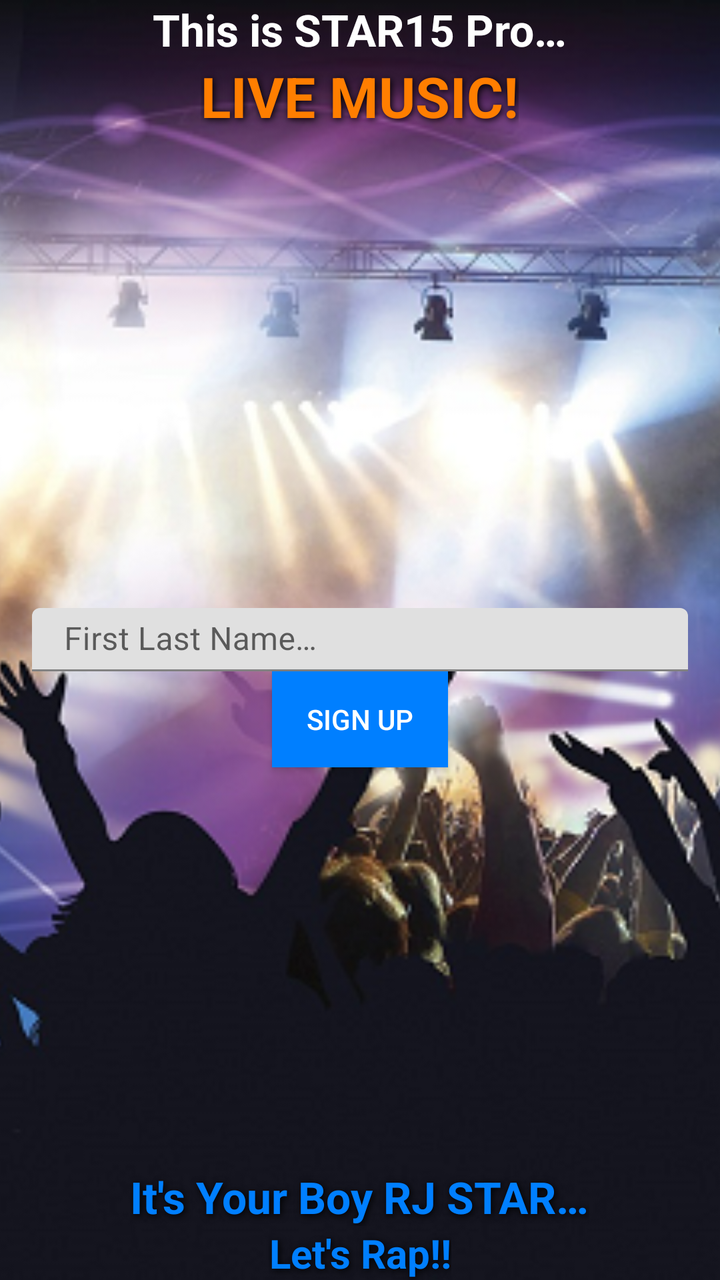
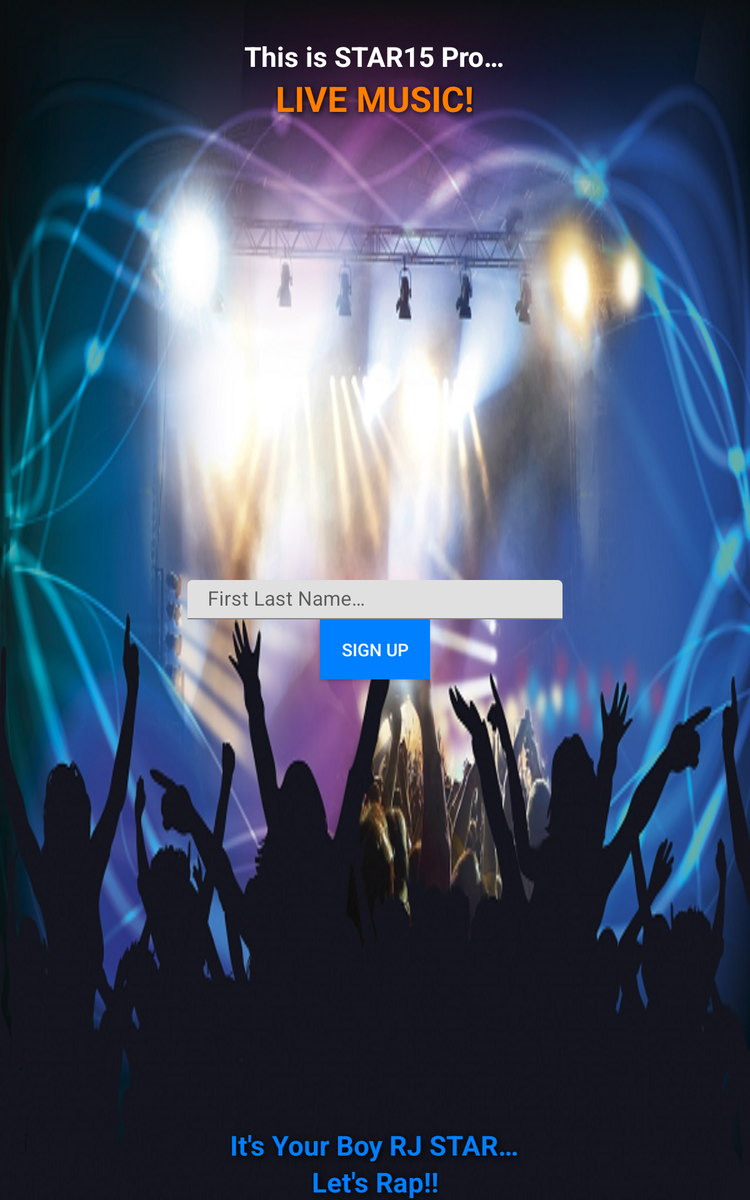

The same Android screen from two of the app's own layout files: first res/layout/ as a phone draws it, then the author's variant for another configuration, drawn on a device whose configuration selects that folder. Both files follow.
<!-- AndroidManifest.xml: fallback theme Theme.MaterialComponents.DayNight.NoActionBar -->
<!-- res/layout/startup.xml -->
<?xml version="1.0" encoding="utf-8"?>
<FrameLayout xmlns:android="http://schemas.android.com/apk/res/android"
    xmlns:app="http://schemas.android.com/apk/res-auto"
    android:id="@+id/startup_fl"
    android:layout_width="match_parent"
    android:layout_height="match_parent">

    <ImageView
        android:id="@+id/startup_iv"
        android:layout_width="match_parent"
        android:layout_height="match_parent"
        android:scaleType="centerCrop"
        android:src="@mipmap/back_14" />

    <RelativeLayout
        android:id="@+id/rLayout"
        android:layout_width="match_parent"
        android:layout_height="match_parent"
        android:paddingEnd="16dp"
        android:paddingLeft="16dp"
        android:paddingRight="16dp"
        android:paddingStart="16dp">

        <TextView
            android:id="@+id/mHTag"
            android:layout_width="wrap_content"
            android:layout_height="wrap_content"
            android:layout_alignParentTop="true"
            android:layout_centerHorizontal="true"
            android:text="@string/first_head"
            android:textColor="#fff"
            android:textSize="@dimen/text_size_heads"
            android:textStyle="bold" />

        <TextView
            android:id="@+id/mHTag2"
            android:layout_width="wrap_content"
            android:layout_height="wrap_content"
            android:layout_below="@id/mHTag"
            android:layout_centerHorizontal="true"
            android:gravity="center"
            android:shadowColor="#000"
            android:shadowDx="2"
            android:shadowDy="2"
            android:shadowRadius="8"
            android:text="@string/second_head"
            android:textColor="#FF7E00"
            android:textSize="28sp"
            android:textStyle="bold" />

        <TextView
            android:id="@+id/un_ex"
            android:layout_width="match_parent"
            android:layout_height="wrap_content"
            android:layout_above="@+id/su_et"
            android:shadowColor="#000"
            android:shadowDx="2"
            android:shadowDy="2"
            android:shadowRadius="8"
            android:textColor="#fff"
            android:textStyle="bold" />

        <android.support.design.widget.TextInputLayout
            android:id="@+id/su_et"
            android:layout_width="match_parent"
            android:layout_height="wrap_content"
            android:layout_centerInParent="true"
            app:errorTextAppearance="@style/TIL_Error"
            app:hintTextAppearance="@style/TIL">

            <EditText
                android:id="@+id/signupName"
                android:layout_width="match_parent"
                android:layout_height="wrap_content"
                android:focusable="true"
                android:hint="@string/sn_hint"
                android:inputType="textCapWords"
                android:nextFocusDown="@+id/suB"
                android:padding="5dp"
                android:textColor="#fff" />
        </android.support.design.widget.TextInputLayout>


        <Button
            android:id="@+id/suB"
            android:layout_width="wrap_content"
            android:layout_height="wrap_content"
            android:layout_below="@id/su_et"
            android:layout_centerHorizontal="true"
            android:layout_centerVertical="true"
            android:background="@color/azure"
            android:contentDescription="@string/sign_up"
            android:focusable="true"
            android:nextFocusUp="@id/signupName"
            android:text="@string/sb"
            android:textColor="#fff" />

        <TextView
            android:id="@+id/mTag2"
            android:layout_width="wrap_content"
            android:layout_height="wrap_content"
            android:layout_alignParentBottom="true"
            android:layout_centerHorizontal="true"
            android:gravity="center"
            android:shadowColor="#000"
            android:shadowDx="2"
            android:shadowDy="2"
            android:shadowRadius="8"
            android:text="@string/lr"
            android:textColor="@color/azure"
            android:textSize="@dimen/text_size_20"
            android:textStyle="bold" />

        <TextView
            android:id="@+id/mTag"
            android:layout_width="wrap_content"
            android:layout_height="wrap_content"
            android:layout_above="@id/mTag2"
            android:layout_centerHorizontal="true"
            android:shadowColor="#000"
            android:shadowDx="2"
            android:shadowDy="2"
            android:shadowRadius="8"
            android:text="@string/suboy"
            android:textColor="@color/azure"
            android:textSize="@dimen/text_size_heads"
            android:textStyle="bold" />

    </RelativeLayout>
</FrameLayout>
<!-- resources referenced by this layout -->
<resources>
  <color name="azure">#007FFF</color>
  <dimen name="text_size_20">20sp</dimen>
  <dimen name="text_size_heads">22sp</dimen>
  <!-- mipmap back_14: png bitmap (mipmap-hdpi, 367683 bytes) -->
  <string name="first_head">This is STAR15 Pro…</string>
  <string name="lr">Let\'s Rap!!</string>
  <string name="sb">Sign Up</string>
  <string name="second_head">LIVE MUSIC!</string>
  <string name="sign_up">Sign Up Button</string>
  <string name="sn_hint">First Last Name…</string>
  <string name="suboy">It\'s Your Boy RJ STAR…</string>
  <style name="TIL" parent="android:style/TextAppearance">
          <item name="android:textSize">25sp</item>
          <item name="android:textColor">@color/colorAccent</item>
      </style>
  <style name="TIL_Error" parent="android:style/TextAppearance">
          <item name="android:textSize">15sp</item>
          <item name="android:textColor">@color/colorPrimary</item>
      </style>
  <color name="colorAccent">#448AFF</color>
  <color name="colorPrimary">#F44336</color>
</resources>
<!-- res/layout-sw600dp-port/startup.xml (the author's variant of the layout above) -->
<!-- drawn on a 7-inch tablet held upright -->
<?xml version="1.0" encoding="utf-8"?>
<FrameLayout xmlns:android="http://schemas.android.com/apk/res/android"
    xmlns:app="http://schemas.android.com/apk/res-auto"
    android:layout_width="match_parent"
    android:layout_height="match_parent">

    <ImageView
        android:id="@+id/startup_iv"
        android:layout_width="match_parent"
        android:layout_height="match_parent"
        android:scaleType="fitXY"
        android:src="@mipmap/back_14" />

    <RelativeLayout
        android:id="@+id/rLayout"
        android:layout_width="match_parent"
        android:layout_height="match_parent"
        android:paddingEnd="@dimen/sides"
        android:paddingLeft="@dimen/sides"
        android:paddingRight="@dimen/sides"
        android:paddingStart="@dimen/sides"
        android:paddingTop="30dp">

        <TextView
            android:id="@+id/mHTag"
            android:layout_width="wrap_content"
            android:layout_height="wrap_content"
            android:layout_alignParentTop="true"
            android:layout_centerHorizontal="true"
            android:text="@string/first_head"
            android:textColor="#fff"
            android:textSize="@dimen/text_size_heads"
            android:textStyle="bold" />

        <TextView
            android:id="@+id/mHTag2"
            android:layout_width="wrap_content"
            android:layout_height="wrap_content"
            android:layout_below="@id/mHTag"
            android:layout_centerHorizontal="true"
            android:gravity="center"
            android:shadowColor="#000"
            android:shadowDx="2"
            android:shadowDy="2"
            android:shadowRadius="8"
            android:text="@string/second_head"
            android:textColor="#FF7E00"
            android:textSize="28sp"
            android:textStyle="bold" />

        <TextView
            android:id="@+id/un_ex"
            android:layout_width="match_parent"
            android:layout_height="wrap_content"
            android:layout_above="@+id/su_et"
            android:shadowColor="#000"
            android:shadowDx="2"
            android:shadowDy="2"
            android:shadowRadius="8"
            android:textColor="#fff"
            android:textStyle="bold" />

        <android.support.design.widget.TextInputLayout
            android:id="@+id/su_et"
            android:layout_width="match_parent"
            android:layout_height="wrap_content"
            android:layout_alignParentEnd="true"
            android:layout_alignParentLeft="true"
            android:layout_alignParentRight="true"
            android:layout_alignParentStart="true"
            android:layout_centerInParent="true"
            app:errorTextAppearance="@style/TIL_Error"
            app:hintTextAppearance="@style/TIL">

            <EditText
                android:id="@+id/signupName"
                android:layout_width="match_parent"
                android:layout_height="wrap_content"
                android:focusable="true"
                android:hint="@string/sn_hint"
                android:inputType="textCapWords"
                android:nextFocusDown="@+id/suB"
                android:padding="5dp"
                android:textColor="#fff" />
        </android.support.design.widget.TextInputLayout>


        <Button
            android:id="@+id/suB"
            android:layout_width="wrap_content"
            android:layout_height="wrap_content"
            android:layout_below="@id/su_et"
            android:layout_centerHorizontal="true"
            android:layout_centerVertical="true"
            android:background="@color/azure"
            android:contentDescription="@string/sign_up"
            android:focusable="true"
            android:nextFocusDown="@id/su_et"
            android:nextFocusUp="@id/signupName"
            android:text="@string/sb"
            android:textColor="#fff" />

        <TextView
            android:id="@+id/mTag2"
            android:layout_width="wrap_content"
            android:layout_height="wrap_content"
            android:layout_alignParentBottom="true"
            android:layout_centerHorizontal="true"
            android:gravity="center"
            android:shadowColor="#000"
            android:shadowDx="2"
            android:shadowDy="2"
            android:shadowRadius="8"
            android:text="@string/lr"
            android:textColor="@color/azure"
            android:textSize="@dimen/text_size_heads"
            android:textStyle="bold" />

        <TextView
            android:id="@+id/mTag"
            android:layout_width="wrap_content"
            android:layout_height="wrap_content"
            android:layout_above="@id/mTag2"
            android:layout_centerHorizontal="true"
            android:shadowColor="#000"
            android:shadowDx="2"
            android:shadowDy="2"
            android:shadowRadius="8"
            android:text="@string/suboy"
            android:textColor="@color/azure"
            android:textSize="@dimen/text_size_heads"
            android:textStyle="bold" />

    </RelativeLayout>
</FrameLayout>
<!-- resources referenced by the variant -->
<!-- as a 7-inch tablet held upright resolves them -->
<resources>
  <color name="azure">#007FFF</color>
  <!-- from res/values-sw600dp-port/ -->
  <dimen name="sides">150dp</dimen>
  <dimen name="text_size_heads">22sp</dimen>
  <!-- mipmap back_14: png bitmap (mipmap-hdpi, 367683 bytes) -->
  <string name="first_head">This is STAR15 Pro…</string>
  <string name="lr">Let\'s Rap!!</string>
  <string name="sb">Sign Up</string>
  <string name="second_head">LIVE MUSIC!</string>
  <string name="sign_up">Sign Up Button</string>
  <string name="sn_hint">First Last Name…</string>
  <string name="suboy">It\'s Your Boy RJ STAR…</string>
  <style name="TIL" parent="android:style/TextAppearance">
          <item name="android:textSize">25sp</item>
          <item name="android:textColor">@color/colorAccent</item>
      </style>
  <style name="TIL_Error" parent="android:style/TextAppearance">
          <item name="android:textSize">15sp</item>
          <item name="android:textColor">@color/colorPrimary</item>
      </style>
  <color name="colorAccent">#448AFF</color>
  <color name="colorPrimary">#F44336</color>
</resources>
